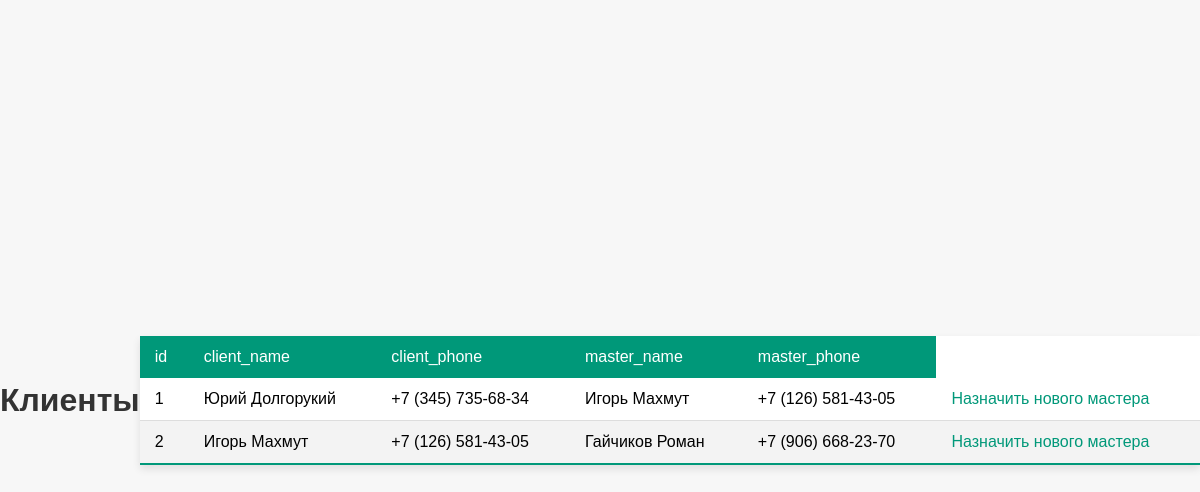
Before: /global_admin/clients with the older database file.
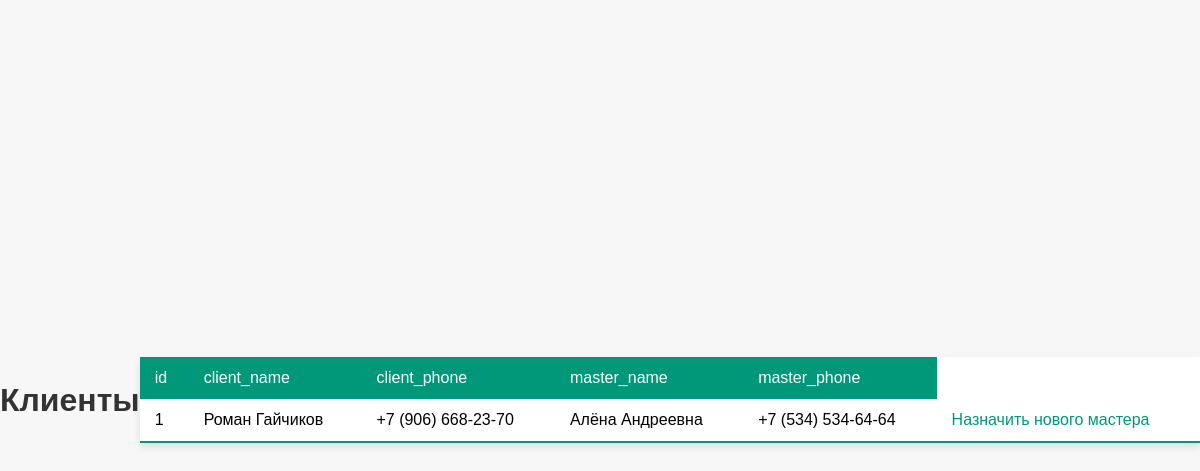
After: the same page with the newer database file.
### models/Client.py (models this page shows)
class Client(Base):
    __tablename__='clients'
    id=Column(Integer,primary_key=True,autoincrement=True)
    name=Column(String)
    email=Column(String,nullable=True)
    phone=Column(String)
    avatar=Column(String,nullable=True)
    comment=Column(String,nullable=True,default="Отсутствует")
    master_id=Column(Integer,ForeignKey('masters.id', ondelete='SET NULL'))
    master= relationship('Master',back_populates='clients')
    record = relationship('Record',back_populates='client')

### models/Master.py (models this page shows)
class Master(Base):
    __tablename__="masters"
    id=Column(Integer,primary_key=True,autoincrement=True)
    name=Column(String)
    phone=Column(String)
    rate=Column(Integer)
    clients= relationship('Client',back_populates='master')
    records=relationship('Record',back_populates='master')

### views/global_admin.py (the view)
@app.route(scope_name+"clients")
def global_admin_clients():
    clients=session.query(Client).all()
    return render_template(scope_name+"clients.html", headers=['id','client_name','client_phone','master_name','master_phone'],  clients=clients)

### templates/global_admin/clients.html
{% extends 'global_admin/base.html' %}
{%block link%} <link rel="stylesheet" href="{{ url_for('static', filename='css/global_admin_clients.css')
}}"> {% endblock %}
{% block content %}
<h1>Клиенты</h1>
<table class="styled-table">
    <thead>
        <tr>
            {% for h in headers %}
               <td>{{h}}</td>
            {% endfor %}
        </tr>
    </thead>
    <tbody>
        {% for client in clients %}
        <tr>
            <td>{{client.id}}</td>
            <td>{{client.name}}</td>
            <td>{{client.phone}}</td>
            <td>{{client.master.name}}</td>
            <td>{{client.master.phone}}</td>
            <td class="record"><a href="{{ url_for('profile_client',client_id=client.id, role='global_admin') }}">Назначить нового мастера</a></td>
        </tr>
        {% endfor %}
    </tbody>
</table>
{% endblock %}

### templates/global_admin/base.html (shortened to what this page needs)
<!DOCTYPE html>
<html lang="en">
<head>
    {%block link%} {%endblock%}
</head>
<body>
    {%block content %}   {% endblock %}
</body>
</html>

### static/css/global_admin_clients.css (style rules this page uses)
body { font-family: Arial, sans-serif; background-color: #f7f7f7; margin: 0; padding: 0; display: flex; justify-content: center; align-items: center; height: 100vh; }
h1 { color: #333; text-align: center; }
.styled-table { width: 100%; border-collapse: collapse; margin: 25px 0; font-size: 1em; text-align: left; box-shadow: 0 4px 8px rgba(0, 0, 0, 0.1); background-color: #fff; }
.styled-table thead tr { background-color: #009879; color: #ffffff; text-align: left; }
.styled-table th, .styled-table td { padding: 12px 15px; }
.styled-table tbody tr { border-bottom: 1px solid #dddddd; }
.styled-table tbody tr:last-of-type { border-bottom: 2px solid #009879; }
.record a { color: #009879; text-decoration: none; }

Changed rows visible on the page:
removed Client: id "2", name "Игорь Махмут", phone "+7 (126) 581-43-05", master.name "Гайчиков Роман", master.phone "+7 (906) 668-23-70"
changed Client id 1: name "Юрий Долгорукий" → "Роман Гайчиков"; phone "+7 (345) 735-68-34" → "+7 (906) 668-23-70"; master.name "Игорь Махмут" → "Алёна Андреевна"; master.phone "+7 (126) 581-43-05" → "+7 (534) 534-64-64"
